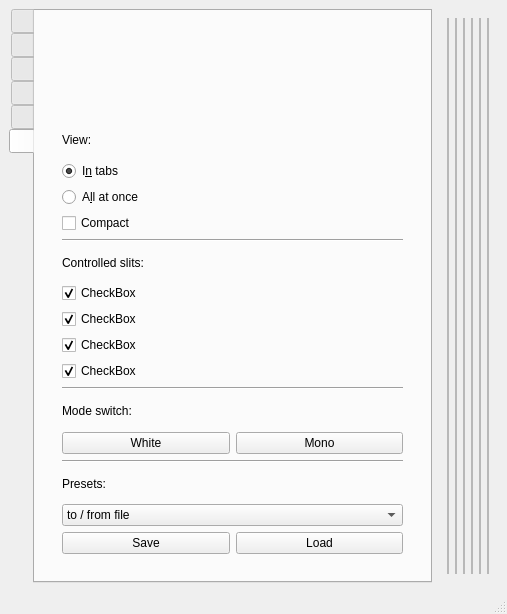
<?xml version="1.0" encoding="UTF-8"?>
<ui version="4.0">
 <class>MainWindow</class>
 <widget class="QMainWindow" name="MainWindow">
  <property name="geometry">
   <rect>
    <x>0</x>
    <y>0</y>
    <width>507</width>
    <height>614</height>
   </rect>
  </property>
  <property name="windowTitle">
   <string>Slits</string>
  </property>
  <property name="windowIcon">
   <iconset>
    <normaloff>main.png</normaloff>main.png</iconset>
  </property>
  <widget class="QWidget" name="centralwidget">
   <layout class="QHBoxLayout" name="horizontalLayout">
    <item>
     <widget class="QTabWidget" name="tabWidget">
      <property name="tabPosition">
       <enum>QTabWidget::West</enum>
      </property>
      <property name="currentIndex">
       <number>5</number>
      </property>
      <property name="usesScrollButtons">
       <bool>false</bool>
      </property>
      <widget class="QWidget" name="pandaTab">
       <attribute name="title">
        <string/>
       </attribute>
       <layout class="QVBoxLayout" name="verticalLayout_2">
        <property name="spacing">
         <number>0</number>
        </property>
        <property name="leftMargin">
         <number>0</number>
        </property>
        <property name="topMargin">
         <number>0</number>
        </property>
        <property name="rightMargin">
         <number>0</number>
        </property>
        <property name="bottomMargin">
         <number>0</number>
        </property>
        <item>
         <widget class="QWidget" name="panda" native="true">
          <layout class="QVBoxLayout" name="verticalLayout_6">
           <item>
            <widget class="Slits" name="pandaBear" native="true"/>
           </item>
          </layout>
         </widget>
        </item>
       </layout>
      </widget>
      <widget class="QWidget" name="babyTab">
       <attribute name="title">
        <string/>
       </attribute>
       <layout class="QVBoxLayout" name="verticalLayout_3">
        <property name="spacing">
         <number>0</number>
        </property>
        <property name="leftMargin">
         <number>0</number>
        </property>
        <property name="topMargin">
         <number>0</number>
        </property>
        <property name="rightMargin">
         <number>0</number>
        </property>
        <property name="bottomMargin">
         <number>0</number>
        </property>
        <item>
         <widget class="QWidget" name="baby" native="true">
          <layout class="QVBoxLayout" name="verticalLayout_7">
           <item>
            <widget class="Slits" name="babyBear" native="true"/>
           </item>
          </layout>
         </widget>
        </item>
       </layout>
      </widget>
      <widget class="QWidget" name="mamaTab">
       <attribute name="title">
        <string/>
       </attribute>
       <layout class="QVBoxLayout" name="verticalLayout_4">
        <property name="spacing">
         <number>0</number>
        </property>
        <property name="leftMargin">
         <number>0</number>
        </property>
        <property name="topMargin">
         <number>0</number>
        </property>
        <property name="rightMargin">
         <number>0</number>
        </property>
        <property name="bottomMargin">
         <number>0</number>
        </property>
        <item>
         <widget class="QWidget" name="mama" native="true">
          <layout class="QVBoxLayout" name="verticalLayout_8">
           <item>
            <widget class="Slits" name="mamaBear" native="true"/>
           </item>
          </layout>
         </widget>
        </item>
       </layout>
      </widget>
      <widget class="QWidget" name="papaTab">
       <attribute name="title">
        <string/>
       </attribute>
       <layout class="QVBoxLayout" name="verticalLayout_5">
        <property name="spacing">
         <number>0</number>
        </property>
        <property name="leftMargin">
         <number>0</number>
        </property>
        <property name="topMargin">
         <number>0</number>
        </property>
        <property name="rightMargin">
         <number>0</number>
        </property>
        <property name="bottomMargin">
         <number>0</number>
        </property>
        <item>
         <widget class="QWidget" name="papa" native="true">
          <layout class="QVBoxLayout" name="verticalLayout_9">
           <item>
            <widget class="Slits" name="papaBear" native="true"/>
           </item>
          </layout>
         </widget>
        </item>
       </layout>
      </widget>
      <widget class="QWidget" name="mashaTab">
       <attribute name="title">
        <string/>
       </attribute>
       <layout class="QVBoxLayout" name="verticalLayout">
        <property name="spacing">
         <number>0</number>
        </property>
        <property name="leftMargin">
         <number>0</number>
        </property>
        <property name="topMargin">
         <number>0</number>
        </property>
        <property name="rightMargin">
         <number>0</number>
        </property>
        <property name="bottomMargin">
         <number>0</number>
        </property>
        <item>
         <widget class="QWidget" name="masha" native="true">
          <layout class="QVBoxLayout" name="verticalLayout_10">
           <item>
            <widget class="Slits" name="mashaBear" native="true"/>
           </item>
           <item>
            <widget class="QWidget" name="mashaAdd" native="true">
             <property name="sizePolicy">
              <sizepolicy hsizetype="Preferred" vsizetype="Fixed">
               <horstretch>0</horstretch>
               <verstretch>0</verstretch>
              </sizepolicy>
             </property>
             <layout class="QHBoxLayout" name="horizontalLayout_2">
              <item>
               <widget class="QWidget" name="horizontalWidget" native="true">
                <property name="sizePolicy">
                 <sizepolicy hsizetype="Fixed" vsizetype="Fixed">
                  <horstretch>0</horstretch>
                  <verstretch>0</verstretch>
                 </sizepolicy>
                </property>
                <layout class="QHBoxLayout" name="horizontalLayout_6">
                 <property name="leftMargin">
                  <number>0</number>
                 </property>
                 <item>
                  <widget class="QLabel" name="label">
                   <property name="sizePolicy">
                    <sizepolicy hsizetype="Fixed" vsizetype="Fixed">
                     <horstretch>0</horstretch>
                     <verstretch>0</verstretch>
                    </sizepolicy>
                   </property>
                   <property name="text">
                    <string>At</string>
                   </property>
                  </widget>
                 </item>
                 <item>
                  <widget class="QDoubleSpinBox" name="distance">
                   <property name="sizePolicy">
                    <sizepolicy hsizetype="Fixed" vsizetype="Fixed">
                     <horstretch>0</horstretch>
                     <verstretch>0</verstretch>
                    </sizepolicy>
                   </property>
                   <property name="suffix">
                    <string>m</string>
                   </property>
                   <property name="decimals">
                    <number>0</number>
                   </property>
                   <property name="minimum">
                    <double>14.000000000000000</double>
                   </property>
                   <property name="maximum">
                    <double>140.000000000000000</double>
                   </property>
                  </widget>
                 </item>
                 <item>
                  <widget class="QToolButton" name="distances">
                   <property name="text">
                    <string>...</string>
                   </property>
                   <property name="popupMode">
                    <enum>QToolButton::InstantPopup</enum>
                   </property>
                   <property name="arrowType">
                    <enum>Qt::DownArrow</enum>
                   </property>
                  </widget>
                 </item>
                </layout>
               </widget>
              </item>
              <item>
               <widget class="QWidget" name="horizontalWidget_2" native="true">
                <property name="sizePolicy">
                 <sizepolicy hsizetype="Fixed" vsizetype="Fixed">
                  <horstretch>0</horstretch>
                  <verstretch>0</verstretch>
                 </sizepolicy>
                </property>
                <property name="toolTip">
                 <string>Redraw detector to match the selection.</string>
                </property>
                <layout class="QHBoxLayout" name="horizontalLayout_7">
                 <property name="leftMargin">
                  <number>0</number>
                 </property>
                 <property name="topMargin">
                  <number>0</number>
                 </property>
                 <property name="rightMargin">
                  <number>0</number>
                 </property>
                 <property name="bottomMargin">
                  <number>0</number>
                 </property>
                 <item>
                  <widget class="QLabel" name="label_3">
                   <property name="sizePolicy">
                    <sizepolicy hsizetype="Fixed" vsizetype="Fixed">
                     <horstretch>0</horstretch>
                     <verstretch>0</verstretch>
                    </sizepolicy>
                   </property>
                   <property name="text">
                    <string>From:</string>
                   </property>
                   <property name="alignment">
                    <set>Qt::AlignRight|Qt::AlignTrailing|Qt::AlignVCenter</set>
                   </property>
                  </widget>
                 </item>
                 <item>
                  <widget class="QToolButton" name="readMasha">
                   <property name="text">
                    <string>...</string>
                   </property>
                   <property name="popupMode">
                    <enum>QToolButton::InstantPopup</enum>
                   </property>
                   <property name="arrowType">
                    <enum>Qt::DownArrow</enum>
                   </property>
                  </widget>
                 </item>
                </layout>
               </widget>
              </item>
              <item>
               <widget class="QWidget" name="horizontalWidget" native="true">
                <property name="sizePolicy">
                 <sizepolicy hsizetype="Fixed" vsizetype="Fixed">
                  <horstretch>0</horstretch>
                  <verstretch>0</verstretch>
                 </sizepolicy>
                </property>
                <property name="toolTip">
                 <string>Drive selected slit(s) to current detector geometry</string>
                </property>
                <layout class="QHBoxLayout" name="horizontalLayout_8">
                 <property name="leftMargin">
                  <number>0</number>
                 </property>
                 <property name="topMargin">
                  <number>0</number>
                 </property>
                 <property name="rightMargin">
                  <number>0</number>
                 </property>
                 <property name="bottomMargin">
                  <number>0</number>
                 </property>
                 <item>
                  <widget class="QLabel" name="label_7">
                   <property name="sizePolicy">
                    <sizepolicy hsizetype="Fixed" vsizetype="Fixed">
                     <horstretch>0</horstretch>
                     <verstretch>0</verstretch>
                    </sizepolicy>
                   </property>
                   <property name="text">
                    <string>To:</string>
                   </property>
                  </widget>
                 </item>
                 <item>
                  <widget class="QToolButton" name="syncBears">
                   <property name="text">
                    <string>...</string>
                   </property>
                   <property name="popupMode">
                    <enum>QToolButton::InstantPopup</enum>
                   </property>
                   <property name="arrowType">
                    <enum>Qt::DownArrow</enum>
                   </property>
                  </widget>
                 </item>
                </layout>
               </widget>
              </item>
             </layout>
            </widget>
           </item>
          </layout>
         </widget>
        </item>
       </layout>
      </widget>
      <widget class="QWidget" name="configTab">
       <attribute name="title">
        <string/>
       </attribute>
       <layout class="QVBoxLayout" name="verticalLayout_16">
        <item>
         <widget class="QWidget" name="config" native="true">
          <layout class="QVBoxLayout" name="verticalLayout_17">
           <item>
            <widget class="QWidget" name="configBear" native="true">
             <layout class="QVBoxLayout" name="verticalLayout_19">
              <item>
               <widget class="QWidget" name="fakeSlitsVis" native="true">
                <property name="sizePolicy">
                 <sizepolicy hsizetype="Preferred" vsizetype="Fixed">
                  <horstretch>0</horstretch>
                  <verstretch>0</verstretch>
                 </sizepolicy>
                </property>
                <property name="minimumSize">
                 <size>
                  <width>0</width>
                  <height>10</height>
                 </size>
                </property>
               </widget>
              </item>
              <item>
               <widget class="QWidget" name="layXrayFaceTab" native="true">
                <layout class="QVBoxLayout" name="layout_1">
                 <property name="spacing">
                  <number>0</number>
                 </property>
                 <property name="leftMargin">
                  <number>0</number>
                 </property>
                 <property name="topMargin">
                  <number>0</number>
                 </property>
                 <property name="rightMargin">
                  <number>0</number>
                 </property>
                 <property name="bottomMargin">
                  <number>0</number>
                 </property>
                </layout>
               </widget>
              </item>
              <item>
               <widget class="QWidget" name="layXrayFaceFam" native="true">
                <layout class="QVBoxLayout" name="layout_2">
                 <property name="spacing">
                  <number>0</number>
                 </property>
                 <property name="leftMargin">
                  <number>0</number>
                 </property>
                 <property name="topMargin">
                  <number>0</number>
                 </property>
                 <property name="rightMargin">
                  <number>0</number>
                 </property>
                 <property name="bottomMargin">
                  <number>0</number>
                 </property>
                 <item>
                  <widget class="Face" name="xrayFace" native="true"/>
                 </item>
                </layout>
               </widget>
              </item>
              <item>
               <widget class="QLabel" name="label_2">
                <property name="text">
                 <string>View:</string>
                </property>
               </widget>
              </item>
              <item>
               <widget class="QRadioButton" name="viewTab">
                <property name="text">
                 <string>I&amp;n tabs</string>
                </property>
                <property name="checked">
                 <bool>true</bool>
                </property>
                <attribute name="buttonGroup">
                 <string notr="true">viewGroup</string>
                </attribute>
               </widget>
              </item>
              <item>
               <widget class="QRadioButton" name="viewFam">
                <property name="text">
                 <string>A&amp;ll at once</string>
                </property>
                <attribute name="buttonGroup">
                 <string notr="true">viewGroup</string>
                </attribute>
               </widget>
              </item>
              <item>
               <widget class="QCheckBox" name="compact">
                <property name="text">
                 <string>Compact</string>
                </property>
               </widget>
              </item>
              <item>
               <widget class="Line" name="line_2">
                <property name="orientation">
                 <enum>Qt::Horizontal</enum>
                </property>
               </widget>
              </item>
              <item>
               <widget class="QLabel" name="label_4">
                <property name="text">
                 <string>Controlled slits:</string>
                </property>
               </widget>
              </item>
              <item>
               <widget class="QCheckBox" name="pandaSynch">
                <property name="text">
                 <string>CheckBox</string>
                </property>
                <property name="checked">
                 <bool>true</bool>
                </property>
               </widget>
              </item>
              <item>
               <widget class="QCheckBox" name="babySynch">
                <property name="text">
                 <string>CheckBox</string>
                </property>
                <property name="checked">
                 <bool>true</bool>
                </property>
               </widget>
              </item>
              <item>
               <widget class="QCheckBox" name="mamaSynch">
                <property name="text">
                 <string>CheckBox</string>
                </property>
                <property name="checked">
                 <bool>true</bool>
                </property>
               </widget>
              </item>
              <item>
               <widget class="QCheckBox" name="papaSynch">
                <property name="text">
                 <string>CheckBox</string>
                </property>
                <property name="checked">
                 <bool>true</bool>
                </property>
               </widget>
              </item>
              <item>
               <widget class="Line" name="line_4">
                <property name="orientation">
                 <enum>Qt::Horizontal</enum>
                </property>
               </widget>
              </item>
              <item>
               <widget class="QLabel" name="label_8">
                <property name="text">
                 <string>Mode switch:</string>
                </property>
               </widget>
              </item>
              <item>
               <layout class="QHBoxLayout" name="horizontalLayout_5">
                <item>
                 <widget class="QPushButton" name="goWhite">
                  <property name="text">
                   <string>White</string>
                  </property>
                 </widget>
                </item>
                <item>
                 <widget class="QPushButton" name="goMono">
                  <property name="text">
                   <string>Mono</string>
                  </property>
                 </widget>
                </item>
               </layout>
              </item>
              <item>
               <widget class="Line" name="line_3">
                <property name="orientation">
                 <enum>Qt::Horizontal</enum>
                </property>
               </widget>
              </item>
              <item>
               <widget class="QLabel" name="label_6">
                <property name="text">
                 <string>Presets:</string>
                </property>
               </widget>
              </item>
              <item>
               <widget class="QComboBox" name="preset">
                <item>
                 <property name="text">
                  <string>to / from file</string>
                 </property>
                </item>
               </widget>
              </item>
              <item>
               <layout class="QHBoxLayout" name="horizontalLayout_4">
                <item>
                 <widget class="QPushButton" name="save">
                  <property name="text">
                   <string>Save</string>
                  </property>
                 </widget>
                </item>
                <item>
                 <widget class="QPushButton" name="load">
                  <property name="text">
                   <string>Load</string>
                  </property>
                 </widget>
                </item>
               </layout>
              </item>
             </layout>
            </widget>
           </item>
          </layout>
         </widget>
        </item>
       </layout>
      </widget>
     </widget>
    </item>
    <item>
     <widget class="QWidget" name="famWidget" native="true">
      <layout class="QHBoxLayout" name="horizontalLayout_3">
       <item>
        <widget class="QFrame" name="configFam">
         <property name="sizePolicy">
          <sizepolicy hsizetype="Fixed" vsizetype="Preferred">
           <horstretch>0</horstretch>
           <verstretch>0</verstretch>
          </sizepolicy>
         </property>
         <property name="frameShape">
          <enum>QFrame::StyledPanel</enum>
         </property>
         <property name="frameShadow">
          <enum>QFrame::Raised</enum>
         </property>
         <layout class="QVBoxLayout" name="verticalLayout_20">
          <property name="spacing">
           <number>0</number>
          </property>
          <property name="leftMargin">
           <number>0</number>
          </property>
          <property name="topMargin">
           <number>0</number>
          </property>
          <property name="rightMargin">
           <number>0</number>
          </property>
          <property name="bottomMargin">
           <number>0</number>
          </property>
         </layout>
        </widget>
       </item>
       <item>
        <widget class="QFrame" name="mashaFam">
         <property name="frameShape">
          <enum>QFrame::StyledPanel</enum>
         </property>
         <property name="frameShadow">
          <enum>QFrame::Raised</enum>
         </property>
         <layout class="QVBoxLayout" name="verticalLayout_11">
          <property name="spacing">
           <number>0</number>
          </property>
          <property name="leftMargin">
           <number>0</number>
          </property>
          <property name="topMargin">
           <number>0</number>
          </property>
          <property name="rightMargin">
           <number>0</number>
          </property>
          <property name="bottomMargin">
           <number>0</number>
          </property>
         </layout>
        </widget>
       </item>
       <item>
        <widget class="QFrame" name="papaFam">
         <property name="frameShape">
          <enum>QFrame::StyledPanel</enum>
         </property>
         <property name="frameShadow">
          <enum>QFrame::Raised</enum>
         </property>
         <layout class="QVBoxLayout" name="verticalLayout_12">
          <property name="spacing">
           <number>0</number>
          </property>
          <property name="leftMargin">
           <number>0</number>
          </property>
          <property name="topMargin">
           <number>0</number>
          </property>
          <property name="rightMargin">
           <number>0</number>
          </property>
          <property name="bottomMargin">
           <number>0</number>
          </property>
         </layout>
        </widget>
       </item>
       <item>
        <widget class="QFrame" name="mamaFam">
         <property name="frameShape">
          <enum>QFrame::StyledPanel</enum>
         </property>
         <property name="frameShadow">
          <enum>QFrame::Raised</enum>
         </property>
         <layout class="QVBoxLayout" name="verticalLayout_13">
          <property name="spacing">
           <number>0</number>
          </property>
          <property name="leftMargin">
           <number>0</number>
          </property>
          <property name="topMargin">
           <number>0</number>
          </property>
          <property name="rightMargin">
           <number>0</number>
          </property>
          <property name="bottomMargin">
           <number>0</number>
          </property>
         </layout>
        </widget>
       </item>
       <item>
        <widget class="QFrame" name="babyFam">
         <property name="frameShape">
          <enum>QFrame::StyledPanel</enum>
         </property>
         <property name="frameShadow">
          <enum>QFrame::Raised</enum>
         </property>
         <layout class="QVBoxLayout" name="verticalLayout_14">
          <property name="spacing">
           <number>0</number>
          </property>
          <property name="leftMargin">
           <number>0</number>
          </property>
          <property name="topMargin">
           <number>0</number>
          </property>
          <property name="rightMargin">
           <number>0</number>
          </property>
          <property name="bottomMargin">
           <number>0</number>
          </property>
         </layout>
        </widget>
       </item>
       <item>
        <widget class="QFrame" name="pandaFam">
         <property name="frameShape">
          <enum>QFrame::StyledPanel</enum>
         </property>
         <property name="frameShadow">
          <enum>QFrame::Raised</enum>
         </property>
         <layout class="QVBoxLayout" name="verticalLayout_15">
          <property name="spacing">
           <number>0</number>
          </property>
          <property name="leftMargin">
           <number>0</number>
          </property>
          <property name="topMargin">
           <number>0</number>
          </property>
          <property name="rightMargin">
           <number>0</number>
          </property>
          <property name="bottomMargin">
           <number>0</number>
          </property>
         </layout>
        </widget>
       </item>
      </layout>
     </widget>
    </item>
   </layout>
  </widget>
  <widget class="QMenuBar" name="menubar">
   <property name="geometry">
    <rect>
     <x>0</x>
     <y>0</y>
     <width>507</width>
     <height>34</height>
    </rect>
   </property>
  </widget>
  <widget class="QStatusBar" name="statusbar"/>
 </widget>
 <customwidgets>
  <customwidget>
   <class>Slits</class>
   <extends>QWidget</extends>
   <header location="global">slits.h</header>
   <container>1</container>
  </customwidget>
  <customwidget>
   <class>Face</class>
   <extends>QWidget</extends>
   <header location="global">slits.h</header>
   <container>1</container>
  </customwidget>
 </customwidgets>
 <resources/>
 <connections/>
 <buttongroups>
  <buttongroup name="driveGroup"/>
  <buttongroup name="viewGroup"/>
 </buttongroups>
</ui>
